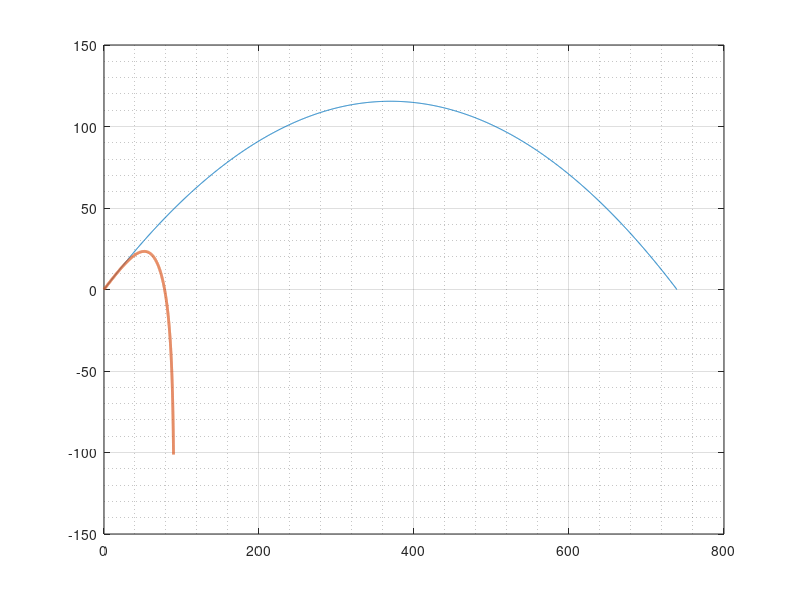

Here is the MATLAB script that generated this plot: (Note: this script raises an error after producing the figure.)
%Michael Gagliardi
%1/14/21
%Project 2: Hitting a home run with air resistance, determining the net...
%force, time of flight, range, and maximum height
%Phase 2: Comparing the solutions without drag to the solution
%with drag in determining the trajectory of a baseball
%
clear; clf;

% ----- define given information -----

x0 = 0; y0 = 0; 
v0mph = 112;   % exit velocity in mph
phi0deg = 32;   % launch angle in degrees             
g = 10; %gravitational constant (or acceleration to do gravity in m/s^2)
m = 0.145; %mass of baseball in kg
r = 1.43; %radius of baseball in inches 
C = input('Enter drag constant: '); %user inputted drag constant
A = pi()*(r*0.0254)^2; %cross sectional area of baseball in m^2
p = 1.225; %air density in kg/m^3 at around 65 degrees F
% ----- more variables -----

mph2mps = 5280 * 12 * 2.54 / 100 / 3600;   % mph to m/s conversion
deg2rad = pi()/180;   % degrees to radians conversion
m2ft = 3.281; %meters to feet conversion
v0 = v0mph * mph2mps;   % initial speed in m/s
phi0 = phi0deg * deg2rad;   % initial angle in rad 
v0x = v0 * cos(phi0);   % x-component of initial velocity in m/s
v0y = v0 * sin(phi0);   % y-component of initial velocity in m/s

% ----- useful characteristics of the trajectory -----

tH = v0y/g;   % time to reach max. height, in m
t_land = 2*tH;   % time of flight, in s
H = tH * v0y/2;   % maximum height, in m
R = v0x * t_land;   % range, in m 

% ----- set up a time array and compute x(t) and y(t) analytically -----

tmin = 0; tmax = t_land;   % stop when the ball lands
N = 2000;    % intervals
t = linspace(tmin, tmax, 1+N);   % time array, connects x(t) with y(t)
xt = x0 + v0x*t;   % x(t), ax = 0 in m
yt = y0 + v0y*t - (1/2)*g*t.^2;  % y(t), ay = -g in m
xt = xt*m2ft; %x(t) in ft
yt = yt*m2ft; %x(t) in ft

% ----- numeric calculation of the trajectory -----

dt = (tmax-tmin)/N;
y = zeros(1, 1+N);   %initialize y(t)
x = zeros(1, 1+N);   %initialize x(t)
y(1) = y0; %the first y position is the baseball's initial y position
x(1) = x0; %the first x position is the baseball's initial x position
vy = v0y;  %y velocity is y component of baseball's initial speed
vx = v0x;  %x velocity is x component of baseball's initial speed
drag = 0.5*C*A*p;%defining a constant to make drag force calculations effiecent

for n = 1:N   % stop at N
    v = sqrt(vx^2+vy^2); %redefining v
    Fx = -drag*vx*v; %x component of Fnet
    Fy = -drag*vy*v - g*m; %y component of Fnet
    ay = Fy/m; %acceleration in y direction
    ax = Fx/m; %acceleration in x direction
    y(n+1) = y(n) + vy*dt + (1/2)*ay*dt^2;   
    vy = vy + ay*dt; % redefining vy
    x(n+1) = x(n) + vx*dt + (1/2)*ax*dt^2; %computing x(t)
    vx = vx + ax*dt; %redifining vx
end
y = y*m2ft; %converting m to feet
x = x*m2ft; %converting m to feet

%--------checking numeric vs analytical-------
checkXsum = sum(abs(x-xt)) %%should be 0 if analytical and numerical are same
checkYsum = sum(abs(y-yt)) %%should be 0 if analytical and numerical are same

% ----- plot -----
plot(xt, yt, x, y, 'LineWidth', 2)
grid on
grid minor
ax = gca; ax.FontSize = 16; ax.GridAlpha = 0.4; ax.MinorGridAlpha = 0.5;
xlabel('x (ft)', 'FontSize', 18)  
ylabel('y (ft)', 'FontSize', 18)
str = {sprintf('with drag constant: %g' , C)};
str = ['without drag' str];
title({'ECE 202 Project 2 Phase 2: Trajectory of a baseball', ...
    'with and without drag'}, 'FontSize', 24);
legend(str{:},'Location','northeast','FontSize', 18);
ylim([y0-5,H*m2ft+20])

